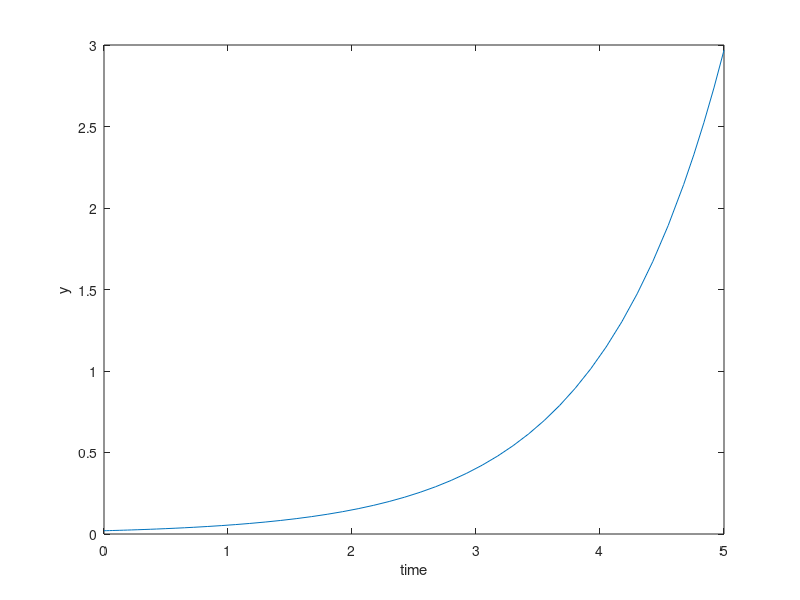

Source code (MATLAB):
clc;
clearvars;
close all;



tspan = [0, 5];
y0 = 0.02;
a=1;
[t,y] = ode45(@(t,y) a*y, tspan, y0);

plot(t,y)
xlabel('time');
ylabel('y');


